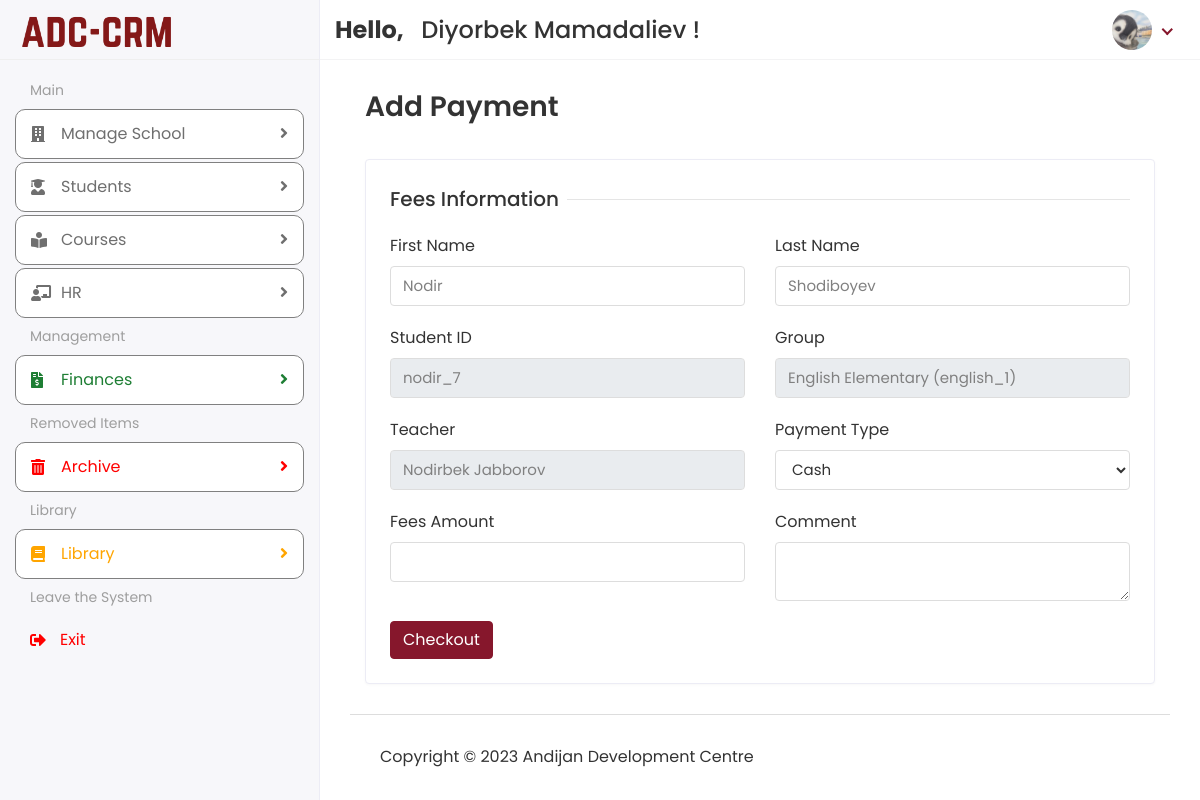
/Hod/Payments/Fee/2 (signed in), run on the app's committed database.
### app/models.py (models this page shows, shortened)
class customUser(AbstractUser):
    USER = (
        (1, 'HOD'),
        (3, 'STUDENT'),
    )
    user_type = models.CharField(choices=USER, max_length=50, default=1)
    profile_pic = models.ImageField(upload_to='media/profile_pic',blank=True, null=True)

class Student(models.Model):
    admin = models.OneToOneField(customUser, on_delete=models.CASCADE)
    mobile = models.CharField(max_length=14)
    mobiletwo = models.CharField(max_length=14)
    preferred_course = models.CharField(max_length=30, blank=True, null=True)
    preferred_level = models.CharField(max_length=30, blank=True, null=True)
    preferred_days = models.CharField(max_length=30, blank=True, null=True)
    preferred_time = models.CharField(max_length=30, blank=True, null=True)
    last_payment = models.ForeignKey(
        'Payments',
        on_delete=models.SET_NULL,
        blank=True,
        null=True,
        related_name='last_payment_for_student',
        help_text='Last payment made by the student',
    )
    address = models.CharField(max_length=150, blank=True, null=True)
    course_id = models.ForeignKey(Course, on_delete=models.DO_NOTHING, blank=True, null=True)
    birth_date = models.DateTimeField()
    status = models.CharField(max_length=20, blank=True, null=True)
    branch = models.ForeignKey('Branch', on_delete=models.SET_NULL, blank=True, null=True)
    created_at = models.DateTimeField(auto_now_add=True)
    updated_at = models.DateTimeField(auto_now_add=True)

class Course(models.Model):
    subject = models.CharField(max_length=100)
    level = models.CharField(max_length=150)
    branch = models.ForeignKey('Branch', on_delete=models.SET_NULL, blank=True, null=True)
    username = models.CharField(max_length=50, blank=True, null=True)
    teacher_id = models.ForeignKey(Staff, on_delete=models.DO_NOTHING, blank=True, null=True)
    status = models.CharField(max_length=30, blank=True, null=True)
    days = models.CharField(max_length=25, blank=True, null=True)
    hours = models.CharField(max_length=25, blank=True, null=True)
    created_at = models.DateTimeField(auto_now_add=True)
    updated_at = models.DateTimeField(auto_now=True)  # Updated

class Staff(models.Model):
    admin = models.OneToOneField(customUser, on_delete=models.CASCADE)
    department = models.CharField(max_length=50)
    role = models.CharField(max_length=100)
    fines = models.CharField(max_length=30, blank=True, null=True)
    bonus = models.CharField(max_length=30, blank=True, null=True)
    tax = models.CharField(max_length=30, blank=True, null=True)
    salary_type = models.CharField(max_length=30)
    branch = models.ForeignKey('Branch', on_delete=models.SET_NULL, blank=True, null=True)
    work_format = models.CharField(max_length=30)
    salary_amount = models.CharField(max_length=30)
    birth_date = models.DateTimeField(blank=True, null=True)
    status = models.CharField(max_length=20, blank=True, null=True)
    address = models.TextField(max_length=150, blank=True, null=True)
    mobile = models.CharField(max_length=20, blank=True, null=True)
    mobiletwo = models.CharField(max_length=20, blank=True, null=True)
    created_date = models.DateTimeField(auto_now_add=True)
    updated_date = models.DateTimeField(auto_now_add=True)

### ADC_school_project/Hod_Views.py (the view, shortened to what this page needs)
# urls.py: path('Hod/Payments/Fee/<str:id>', Hod_Views.ADD_FEE, name="add_fee"),
@login_required(login_url='/')
def ADD_FEE(request, id):
    student = Student.objects.filter(id=id)
    student_get = Student.objects.get(id=id)
    course = Course.objects.all()
    context = {
        'course': course,
        'student': student,
    }
    return render(request, 'Hod/add_fee.html', context)

### templates/Hod/add_fee.html (shortened to what this page needs)
{% extends 'base.html' %}
{% block content %}
   <div class="content container-fluid">
      <div class="page-header">
         <div class="row align-items-center">
            <div class="col">
               <h3 class="page-title">Add Payment</h3>
            </div>
         </div>
      </div>
      <div class="row">
         <div class="col-sm-12">
            <div class="card">
               <div class="card-body">
                  <form method="POST">
                     <div class="row">
                        <div class="col-12">
                           <h5 class="form-title"><span>Fees Information</span></h5>
                        </div>
                        <div class="col-12 col-sm-6">
                           <div class="form-group">
                              <label>First Name</label>
                              <input style="color: gray" type="text" name="first_name" class="form-control" value="{% for i in student %}{{ i.admin.first_name }}{% endfor %}">
                           </div>
                        </div>
                        <div class="col-12 col-sm-6">
                           <div class="form-group">
                              <label>Last Name</label>
                              <input type="text" style="color: gray" name="last_name" class="form-control" value="{% for i in student %}{{ i.admin.last_name }}{% endfor %}">
                           </div>
                        </div>
                        <div class="col-12 col-sm-6">
                           <div class="form-group">
                              <label>Student ID</label>
                              <input type="text" style="color: gray" name="student_id" class="form-control" value="{% for i in student %}{{ i.admin.username }}{% endfor %}" readonly>
                           </div>
                        </div>
                        <div class="col-12 col-sm-6">
                           <div class="form-group">
                              <label>Group</label>
                              <input type="text" style="color: gray" name="group_id" class="form-control" value="{% for i in student %}{{ i.course_id.subject }} {{ i.course_id.level }} ({{ i.course_id.username }}){% endfor %}" readonly>
                           </div>
                        </div>
                        <div class="col-12 col-sm-6">
                           <div class="form-group">
                              <label>Teacher</label>
                              <input type="text" style="color: gray" name="teacher_id" class="form-control" value="{% for i in student %}{{ i.course_id.teacher_id.admin.first_name }} {{ i.course_id.teacher_id.admin.last_name }}{% endfor %}" readonly>
                           </div>
                        </div>
                     <div class="col-12 col-sm-6">
                                    <div class="form-group">
                                       <label>Payment Type</label>
                                       <select class="form-control" name="payment_type">
                                          <option>Cash</option>
                                       </select>
                                    </div>
                                 </div>
                        <div class="col-12 col-sm-6">
                           <div class="form-group">
                              <label>Fees Amount</label>
                              <input type="text" name="fee_amount" class="form-control" required>
                           </div>
                        </div>
                        <div class="col-12 col-sm-6">
                           <div class="form-group">
                              <label>Comment</label>
                              <textarea class="form-control" name="comment"></textarea>
                           </div>
                        </div>
                        <div class="col-12">
                           <button type="submit" class="btn btn-primary">Checkout</button>
                        </div>
                     </div>
                  </form>
               </div>
            </div>
         </div>
      </div>
   </div>
{% endblock %}

### templates/includes/header.html (shortened to what this page needs)
{% load static %}
<div class="header">
            <div class="header-left">
               <a href="{% url 'hod_home' %}" class="logo">
               <img src="{% static 'assets/img/logo.png' %}" alt="Logo">
               </a>
            </div>
            <div class="top-nav-search mt-3">
                <h4>
                    <strong>
                        Hello,
                    </strong>&nbsp;<span>
                    {{ user.first_name }} {{ user.last_name }}
                </span>!</h4>
            </div>
            <ul class="nav user-menu">
               <li class="nav-item dropdown has-arrow">
                  <a href="#" class="dropdown-toggle nav-link" data-toggle="dropdown">
                      {% if user.profile_pic == "" %}
                          <span class="user-img"><img class="rounded-circle" src="{% static 'assets/img/noimg.png' %}" width="31" alt="Profile_Picture"></span>
                      {% else %}
                  <span class="user-img"><img class="rounded-circle" src="/{{ user.profile_pic }}" width="31" alt="Profile_Picture"></span>
                      {% endif %}
                  </a>
               </li>
            </ul>
         </div>

### static/assets/css/style.css (style rules this page uses)
html { height: 100%; }
body { background-color: #fff; color: #333; font-family: 'Poppins', sans-serif; font-size: 1rem; height: 100%; line-height: 1.5; overflow-x: hidden; }
h1, h2, h3, h4, h5, h6 { font-family: 'Poppins', sans-serif; margin-top: 0; }
.form-control { border: 1px solid #ddd; box-shadow: none; color: #333; font-size: 15px; height: 40px; }
a { color: #86172c; }
input, button, a { transition: all 0.4s ease; -moz-transition: all 0.4s ease; -o-transition: all 0.4s ease; -ms-transition: all 0.4s ease; -webkit-transition: all 0.4s ease; }
input, input:focus, button, button:focus { outline: none; }
input[type=text], input[type=password] { -webkit-appearance: none; -moz-appearance: none; appearance: none; }
textarea.form-control { resize: vertical; }
.form-group { margin-bottom: 1.25rem; }
ul, ol { padding: 0px; list-style: none; }
.btn-primary { background-color: #86172c; border: 1px solid #86172c; }
.card { border: 1px solid #ececf5; box-shadow: 0 1px 3px 0 rgba(0, 0, 0, 0.03); margin-bottom: 1.875rem; }
.card-body { padding: 1.5rem; }
.header { background-color: #fff; border-bottom: 1px solid #f3f3f4; left: 0; position: fixed; right: 0; top: 0; z-index: 1001; height: 60px; }
.header .header-left { float: left; height: 60px; padding: 0 20px; position: relative; width: 320px; z-index: 1; transition: all 0.2s ease-in-out; background-color: #f7f7fa; border-bottom: 1px solid #efefef; border-right: 1px solid #ececf5; display: flex; align-items: center; }
.header .header-left .logo { display: inline-block; line-height: 60px; }
.header .header-left .logo img { max-height: 40px; width: auto; }
.header .dropdown-toggle:after { display: none; }
.header .has-arrow .dropdown-toggle:after { border-top: 0; border-left: 0; border-bottom: 2px solid #86172c; border-right: 2px solid #86172c; content: ''; height: 8px; display: inline-block; pointer-events: none; -webkit-transform-origin: 66% 66%; -ms-transform-origin: 66% 66%; transform-origin: 66% 66%; -webkit-transform: rotate(45deg); -ms-transform: rotate(45deg); transform: rotate(45deg); -webkit-transition: all 0.15s ease-in-out; transition: all 0.15s ease-in-out; width: 8px; vertical-align: 0px; }
.user-menu { float: right; margin: 0; position: relative; z-index: 99; padding-right: 15px; }
.user-menu.nav > li > a { color: #a0a0a0; font-size: 14px; line-height: 58px; padding: 0 15px; height: 60px; }
.user-img { margin-right: 3px; position: relative; }
.top-nav-search { float: left; margin-left: 15px; }
.page-header { margin-bottom: 1.875rem; }
.page-title { font-size: 28px; font-weight: 600; color: #333; margin-bottom: 5px; }
.form-title { width: 100%; max-width: 100%; padding: 0; font-size: 1.25rem; font-weight: 500; line-height: inherit; color: #333; white-space: normal; position: relative; display: block; margin-bottom: 20px; }
.form-title:before { content: ""; position: absolute; left: 0px; right: 0px; height: 1px; top: 50%; background-color: rgba(0, 0, 0, 0.1); }
.form-title span { padding: 0px 0.5rem 0 0; background-color: #fff; display: inline-block; z-index: 2; position: relative; }

### templates/includes/header.html (style rules this page uses)
.user-img img { border-radius: 50%; width: 40px; height: 40px; object-fit: cover; }

### data on the page
customUser: first_name "Diyorbek", last_name "Mamadaliev", profile_pic (picture)
Student: first_name "Nodir", last_name "Shodiboyev", student_id "nodir_7", group_id "English Elementary (english_1)", teacher_id "Nodirbek Jabborov"
